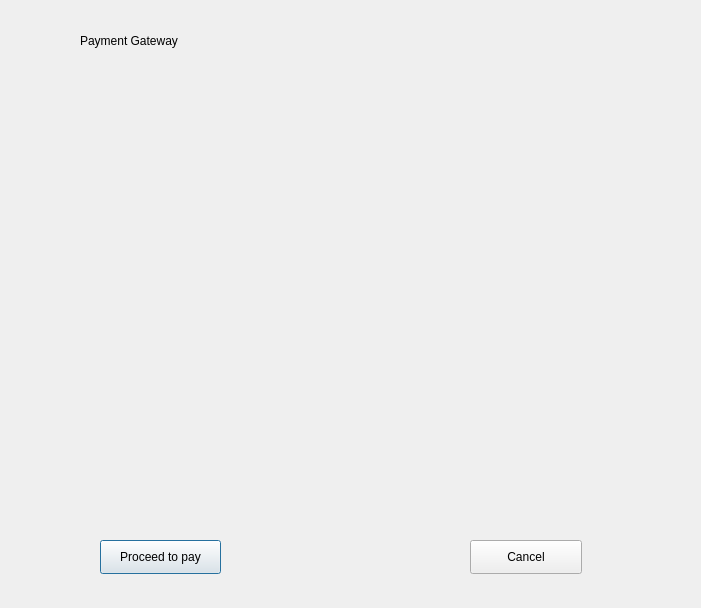
<?xml version="1.0" encoding="UTF-8"?>
<ui version="4.0">
 <class>Dialog</class>
 <widget class="QDialog" name="Dialog">
  <property name="geometry">
   <rect>
    <x>0</x>
    <y>0</y>
    <width>701</width>
    <height>608</height>
   </rect>
  </property>
  <property name="windowTitle">
   <string>Dialog</string>
  </property>
  <widget class="QLabel" name="title2">
   <property name="geometry">
    <rect>
     <x>80</x>
     <y>0</y>
     <width>521</width>
     <height>81</height>
    </rect>
   </property>
   <property name="styleSheet">
    <string notr="true">font: 75 28pt &quot;BankGothic Lt BT&quot;;

</string>
   </property>
   <property name="text">
    <string>Payment Gateway</string>
   </property>
  </widget>
  <widget class="QPushButton" name="btn2">
   <property name="geometry">
    <rect>
     <x>100</x>
     <y>540</y>
     <width>121</width>
     <height>34</height>
    </rect>
   </property>
   <property name="text">
    <string>Proceed to pay</string>
   </property>
  </widget>
  <widget class="QPushButton" name="pushButton_2">
   <property name="geometry">
    <rect>
     <x>470</x>
     <y>540</y>
     <width>112</width>
     <height>34</height>
    </rect>
   </property>
   <property name="text">
    <string>Cancel</string>
   </property>
  </widget>
  <widget class="QLabel" name="Im2">
   <property name="geometry">
    <rect>
     <x>0</x>
     <y>80</y>
     <width>701</width>
     <height>441</height>
    </rect>
   </property>
   <property name="text">
    <string/>
   </property>
   <property name="pixmap">
    <pixmap>Capture.PNG</pixmap>
   </property>
  </widget>
 </widget>
 <resources/>
 <connections/>
</ui>
